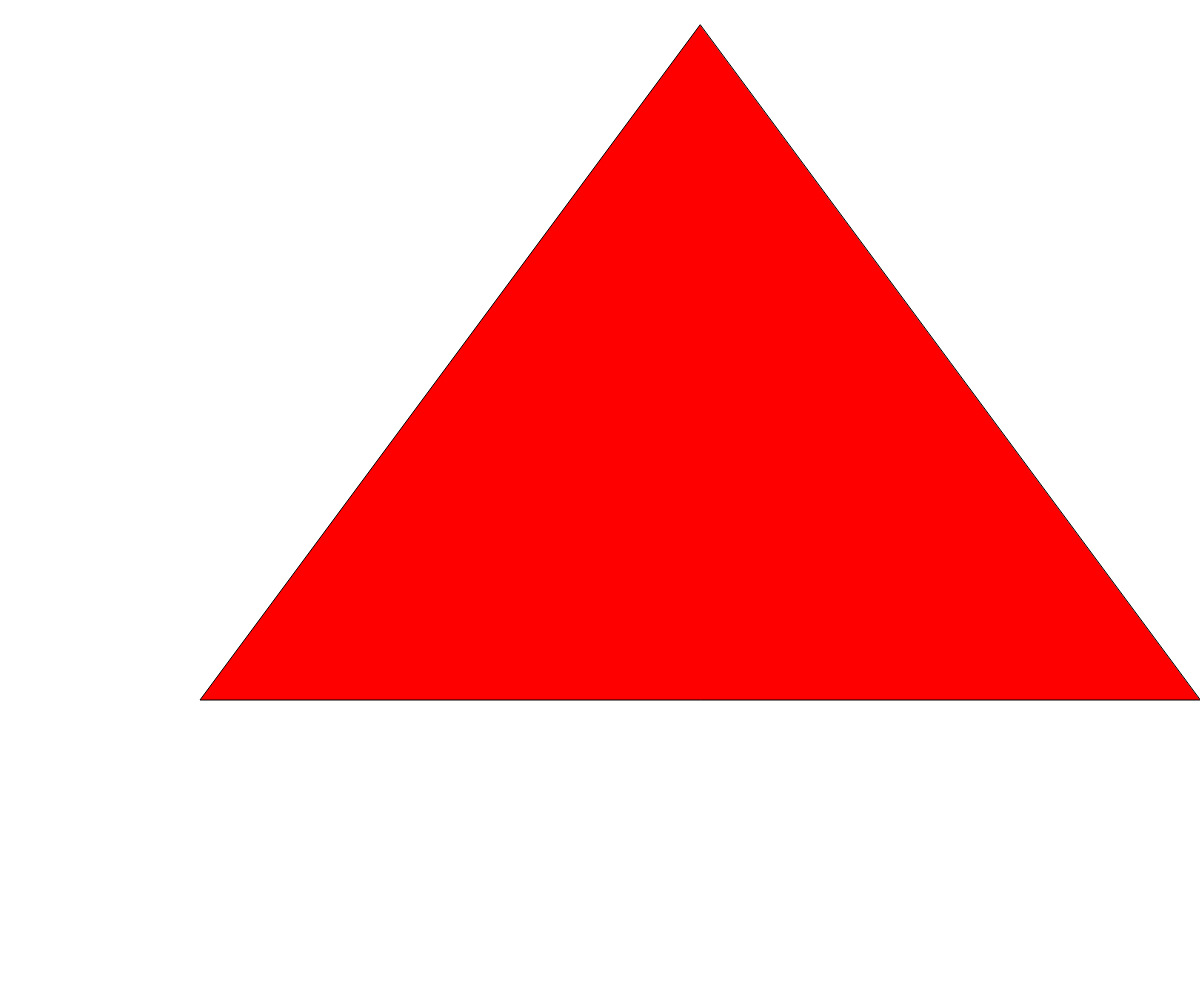
Frame 1 (no input)
Frame 60 (no input): identical to frame 1, image omitted
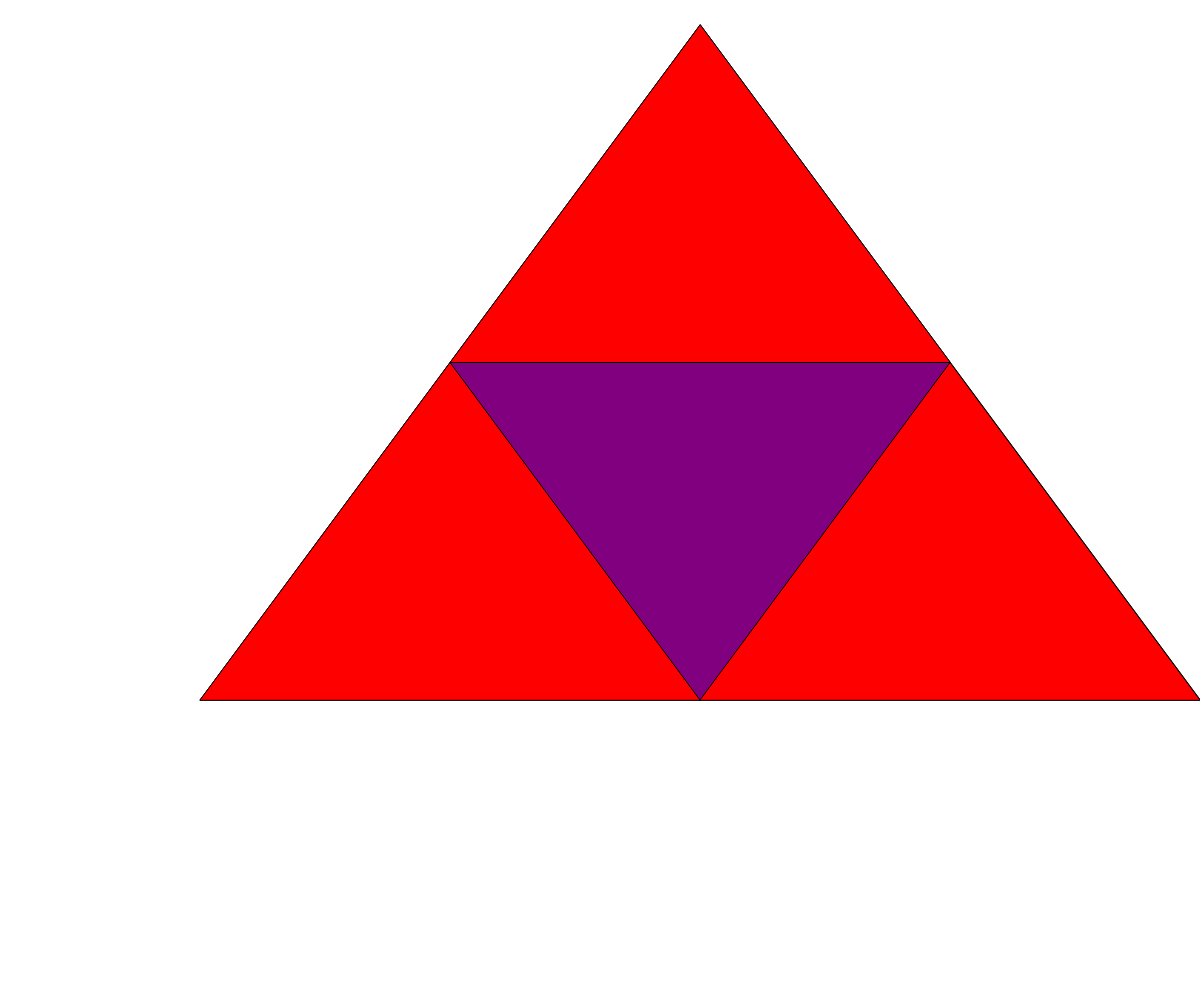
Frame 120 (the mouse pressed at the canvas centre since frame 60)

The p5.js sketch that drew these frames (run headless with seeded random() and noise() and a simulated clock; from frame 60 on, the mouse is pressed at the canvas centre):

// p5.js sketch
// ── sketch.js
// serpinski triangle demo
// Your Name
// Date
//
// Extra for Experts:
// - describe what you did to take this project "above and beyond"

let initialTriangle = [
  {x:700, y:25},
  {x:200, y:700}, 
  {x:1200, y:700},
];
let theDepth = 0;
let theColors = ["red", "purple", "cyan", "green", "blue", "pink", "brown", "orange"];

function setup() {
  createCanvas(windowWidth, windowHeight);
  sierpinski(initialTriangle, theDepth);
}

function draw() {

}

function mousePressed(){
  if(theDepth < 8){
    theDepth++;
    background("white");
    sierpinski(initialTriangle, theDepth);
  }
}

function sierpinski(points, depth){
  fill(theColors[depth]);
  triangle(points[0].x, points[0].y,
            points[1].x, points[1].y, 
            points[2].x, points[2].y);

  if( depth > 0){
    //top triangle
    sierpinski([points[0],
                midpoint(points[0], points[1]),
                midpoint(points[0], points[2])],
                depth -1);

    //bottom left triangle
    sierpinski([points[1],
                midpoint(points[0], points[1]),
                midpoint(points[1], points[2])],
                depth -1);
    
    //bottom right triangle
    sierpinski([points[2],
                midpoint(points[0], points[2]),
                midpoint(points[1], points[2])],
                depth -1);


  }
}

function midpoint(point1, point2){
  let midX = (point1.x + point2.x)/2;
  let midY = (point1.y + point2.y)/2;
  return {x:midX, y:midY};
}
